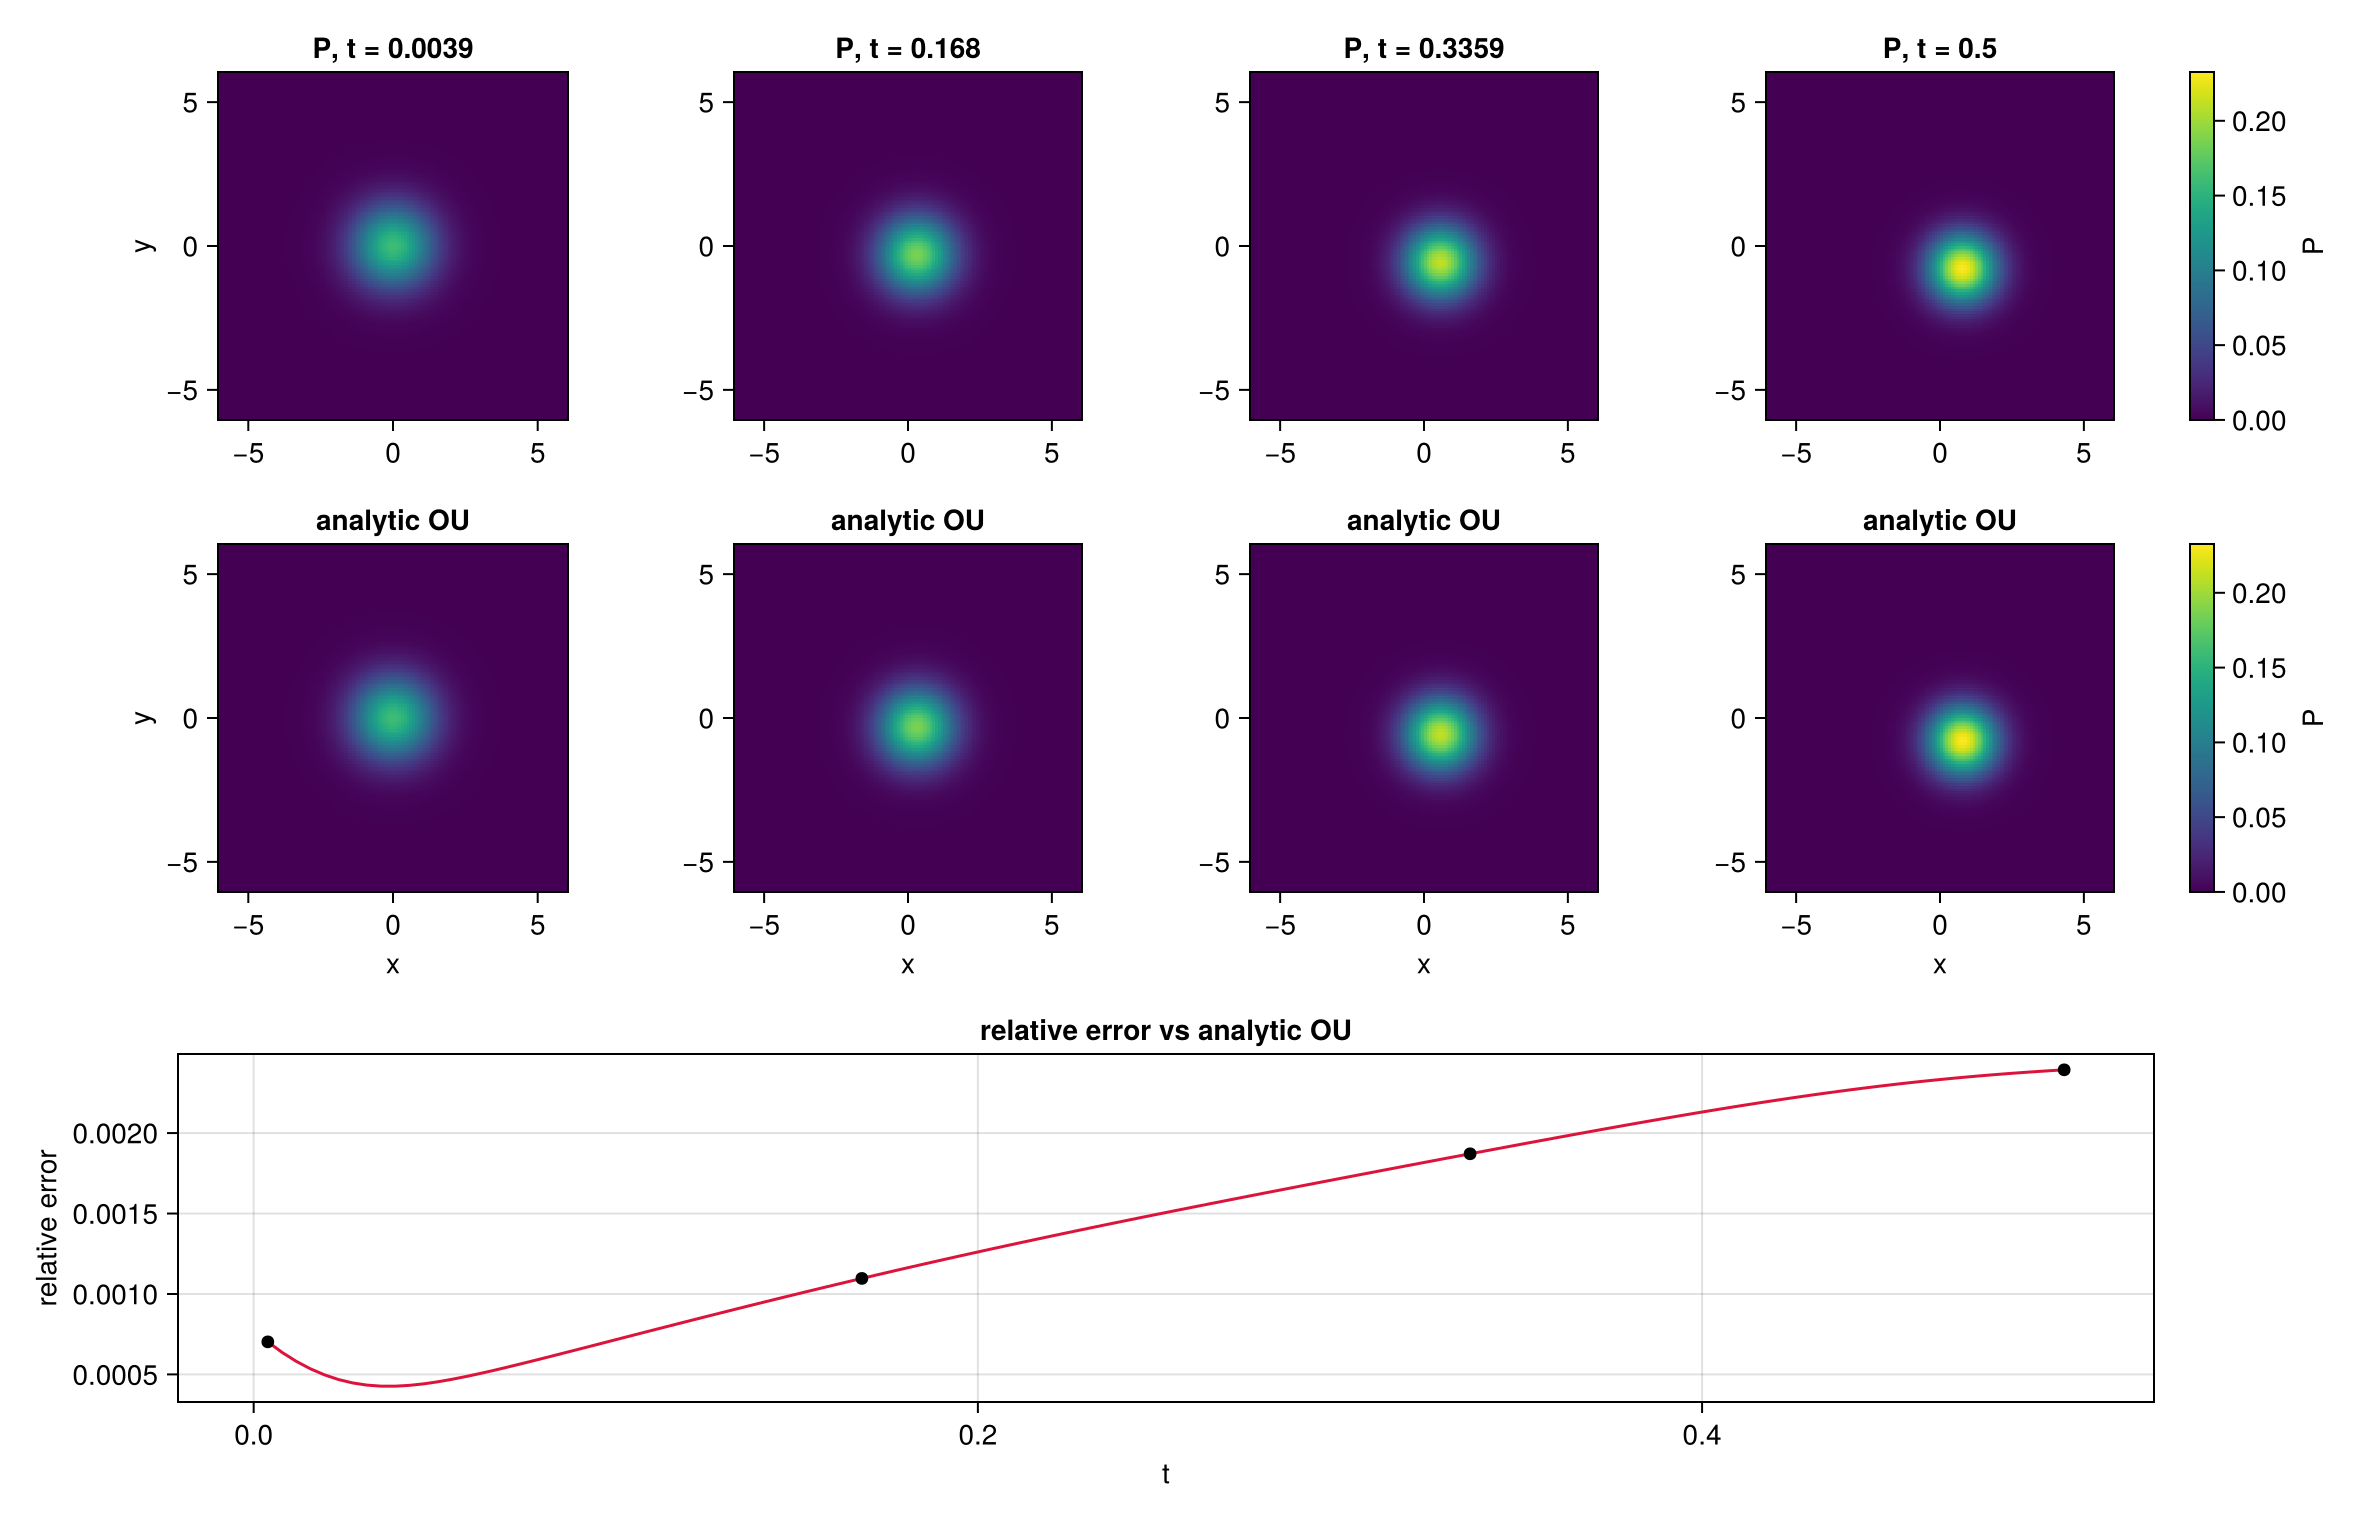

Source code (Julia):
using LinearAlgebra
using Printf
using Random
using TensorTrainNumerics
using CairoMakie

# 2D Ornstein-Uhlenbeck / Fokker-Planck equation on [a, b]^2:
#
#     ∂t P = θ ∂x((x - μx)P) + θ ∂y((y - μy)P)
#            + D(∂xx P + ∂yy P),
#
# with an initially centered product Gaussian. The global Crank-Nicholson solve
# returns one compressed space-time QTT object containing all time slices.

θ = 1.0
μx, μy = 2.0, -2.0
σ = 1.0
D = σ^2 / 2

bits_per_dim = 7              # 2^5 = 32 grid points per spatial dimension
time_bits = 7                 # Nt = 2^5 = 32 unknown time slices
Nt = 2^time_bits
Tfinal = 0.5
τ = Tfinal / Nt
steps = fill(τ, Nt)

a, b = -6.0, 6.0
N = 2^bits_per_dim
h = (b - a) / (N - 1)
xes = collect(range(a, b, N))

∂ = (1 / (2h)) * (shift(bits_per_dim) - (id_tto(bits_per_dim) - ∇(bits_per_dim)))
∂² = -(1 / h^2) * Δ(bits_per_dim)
I1 = id_tto(bits_per_dim)
Mx = ttv_to_diag_tto(qtt_polynom([-μx, 1.0], bits_per_dim; a = a, b = b))
My = ttv_to_diag_tto(qtt_polynom([-μy, 1.0], bits_per_dim; a = a, b = b))

A_raw = θ * ((∂ * Mx) ⊗ I1 + I1 ⊗ (∂ * My)) +
        D * (∂² ⊗ I1 + I1 ⊗ ∂²)
A = QTToperator(A_raw, 2, bits_per_dim, :serial)

mass(P) = sum(P) * h^2

gx = function_to_qtt(t -> exp(-0.5 * (a + (b - a) * t)^2), bits_per_dim)
gy = function_to_qtt(t -> exp(-0.5 * (a + (b - a) * t)^2), bits_per_dim)
u0 = QTTvector(gx ⊗ gy, 2, bits_per_dim, :serial)
u0 = (1 / mass(qttv_to_array(u0))) * u0

# ALS keeps the ranks of the starting guess. Build an explicit space-time guess
# so the time direction can have nontrivial ranks.
Random.seed!(42)
time_guess = TensorTrainNumerics.ones_tt(Float64, ntuple(_ -> 2, time_bits))
space_time_guess = time_guess ⊗ TTvector(u0)
guess = SpaceTimeQTTvector(
    TensorTrainNumerics.increase_ranks(space_time_guess, 16; noise = 1.0e-5),
    time_bits,
    2,
    bits_per_dim,
    :serial
)

U, residual = global_crank_nicholson_method(
    A,
    u0,
    guess,
    steps;
    tt_solver = "als",
    max_bond = 25,
    sweep_count = 8,
    normalize = false,
    return_error = true
)

var∞ = D / θ

function analytic_ou_density(xes, θ, μx, μy, var∞, t)
    decay = exp(-θ * t)
    mx = μx * (1 - decay)
    my = μy * (1 - decay)
    var_t = var∞ + (1 - var∞) * exp(-2θ * t)
    norm_const = 1 / (2π * var_t)
    return [
        norm_const * exp(-0.5 * ((x - mx)^2 + (y - my)^2) / var_t)
        for x in xes, y in xes
    ]
end

function moments(P, xes, h)
    mx = sum(xes .* vec(sum(P, dims = 2))) * h^2
    my = sum(xes .* vec(sum(P, dims = 1))) * h^2
    return mx, my
end

println("2D global Crank-Nicholson Ornstein equation example")
println("grid: $(N) × $(N), time slices: $Nt, residual: $residual")
println()
@printf("%-4s %-10s %-10s %-13s %-13s %s\n", "k", "t", "rank", "mass", "mean error", "vs analytic OU")

for k in 1:Nt
    uk = space_time_slice(U, k)
    P = qttv_to_array(uk)
    numerical_mass = mass(P)
    P ./= numerical_mass

    t = k * τ
    Pref = analytic_ou_density(xes, θ, μx, μy, var∞, t)
    Pref ./= mass(Pref)

    mx, my = moments(P, xes, h)
    target_mx = μx * (1 - exp(-θ * t))
    target_my = μy * (1 - exp(-θ * t))
    mean_error = norm([mx - target_mx, my - target_my])
    rel_error = norm(vec(P .- Pref)) / norm(vec(Pref))

    @printf(
        "%-4d %-10.5f %-10d %-13.6e %-13.6e %.6e\n",
        k,
        t,
        maximum(uk.ttv_rks),
        numerical_mass,
        mean_error,
        rel_error
    )
end

let
    snaps = unique(round.(Int, range(1, Nt, length = 4)))
    P_num = Vector{Matrix{Float64}}(undef, length(snaps))
    P_ref = Vector{Matrix{Float64}}(undef, length(snaps))
    ts = Vector{Float64}(undef, Nt)
    rel_errors = Vector{Float64}(undef, Nt)
    for k in 1:Nt
        P = qttv_to_array(space_time_slice(U, k))
        P ./= mass(P)
        Pref = analytic_ou_density(xes, θ, μx, μy, var∞, k * τ)
        Pref ./= mass(Pref)
        ts[k] = k * τ
        rel_errors[k] = norm(vec(P .- Pref)) / norm(vec(Pref))
        j = findfirst(==(k), snaps)
        if j !== nothing
            P_num[j] = P
            P_ref[j] = Pref
        end
    end

    p_lims = extrema(reduce(vcat, [vec(S) for S in vcat(P_num, P_ref)]))

    fig = Figure(size = (1180, 760))
    hmP = nothing
    hmR = nothing
    for (j, k) in enumerate(snaps)
        t = k * τ
        axP = Axis(
            fig[1, j],
            aspect = 1,
            ylabel = j == 1 ? "y" : "",
            title = "P, t = $(round(t; digits = 4))"
        )
        hmP = heatmap!(axP, xes, xes, P_num[j]; colormap = :viridis, colorrange = p_lims)

        axR = Axis(
            fig[2, j],
            aspect = 1,
            xlabel = "x",
            ylabel = j == 1 ? "y" : "",
            title = "analytic OU"
        )
        hmR = heatmap!(axR, xes, xes, P_ref[j]; colormap = :viridis, colorrange = p_lims)
    end
    Colorbar(fig[1, length(snaps) + 1], hmP, label = "P")
    Colorbar(fig[2, length(snaps) + 1], hmR, label = "P")

    axE = Axis(
        fig[3, 1:length(snaps)],
        xlabel = "t",
        ylabel = "relative error",
        title = "relative error vs analytic OU"
    )
    lines!(axE, ts, rel_errors; color = :crimson)
    scatter!(
        axE,
        [k * τ for k in snaps],
        [rel_errors[k] for k in snaps];
        color = :black,
        markersize = 9
    )

    outpath = joinpath(@__DIR__, "global_crank_nicholson_ornstein2d.png")
    save(outpath, fig)
    println("saved plot: $outpath")
end
